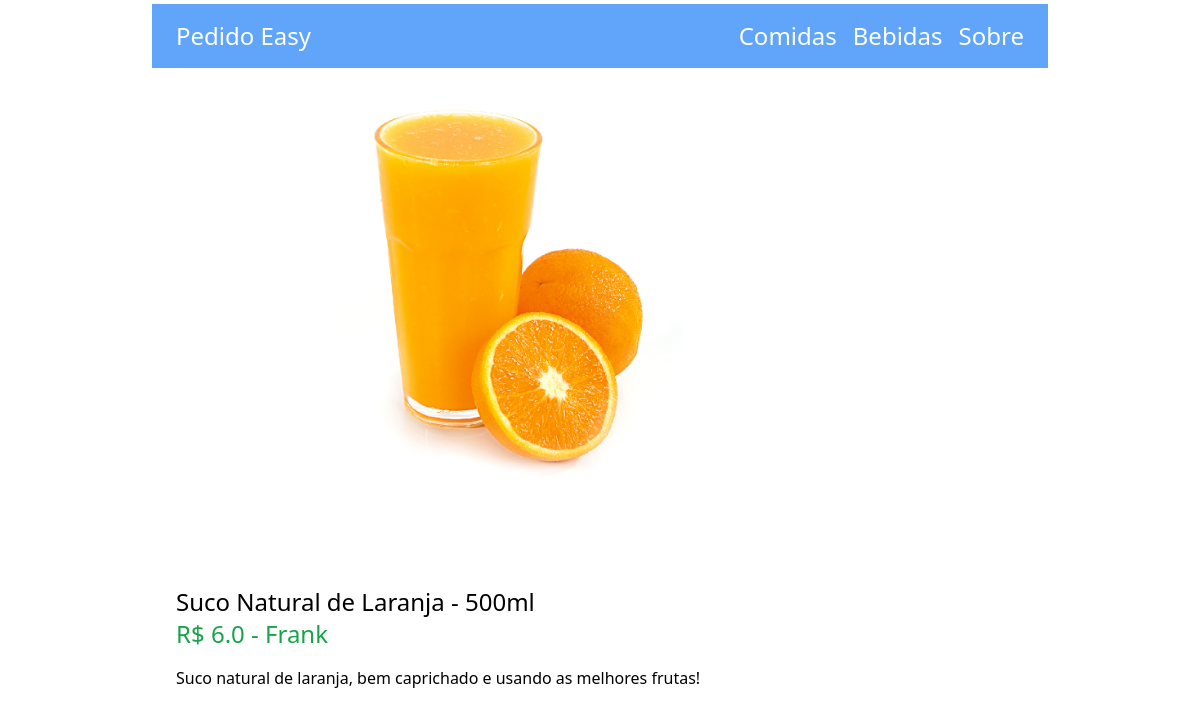
Screenshot of /bebidas/sucolaranja-slug/ with the database file from the repository.
### loja/models.py (models this page shows, shortened)
class Category (models.Model):
    title = models.CharField(max_length=50)
    slug = models.SlugField(max_length=50)
    class Meta:
        verbose_name_plural = 'Categories'

class Product (models.Model):
    user = models.ForeignKey(User, related_name='product', on_delete=models.CASCADE)
    category = models.ForeignKey(Category, related_name='products', on_delete=models.CASCADE)
    title = models.CharField(max_length=50)
    slug = models.SlugField(max_length=50)
    description = models.TextField(blank=True)
    price = models.FloatField()
    image = models.ImageField(upload_to='uploads/produto_images/', blank=True, null=True)
    created_date = models.DateTimeField(auto_now_add=True)
    update_date = models.DateTimeField(auto_now=True)
    class Meta:
        ordering = ('-created_date', )
    def get_display_price(self):
        return self.price/100

### loja/views.py (the view)
# urls.py: path('<slug:category_slug>/<slug:slug>/', views.product_details, name='product_details')
def product_details(request, category_slug, slug):
    product = get_object_or_404(Product, slug=slug)
    return render(request, 'loja/product_details.html', {'product' : product})

### loja/templatetags/menu.py (called while the page is built)
@register.inclusion_tag('core/menu.html')
def menu():
    categories = Category.objects.all()
    return {'categories' : categories}

### loja/templates/loja/product_details.html (shortened to what this page needs)
{% extends 'core/base.html' %}
{% block content %}
{% if product.image%}
<div class="image" mb-4>
    <img src="{{product.image.url}}" height="400" width="600" alt="Foto produto {{product.image.url}}">
</div>
{% endif %}
<h1 class="text-2xl"> {{product.title}} </h1>
<p class="text-2xl text-green-600">
    R$ {{product.get_display_price}} - {% firstof product.user.get_full_name product.user.username %}
</p>
{% if product.description %}
<p class="mt-4">
    {{product.description}}
</p>
{% endif %}
{% endblock %}

### core/templates/core/menu.html
{% for category in categories %}
<a href="{% url 'category_details' category.slug %}" class="text-2xl text-white">{{category.title}}</a>
{% endfor %}
<a href="{% url 'sobre' %}" class="text-2xl text-white">Sobre</a>

### rows the page displays
Category: title "Comidas"
Category: title "Bebidas"
Product: image (picture), title "Suco Natural de Laranja - 500ml", get_display_price "6.0", user.last_name "Frank", description "Suco natural de laranja, bem caprichado e usando as melhores frutas!"
